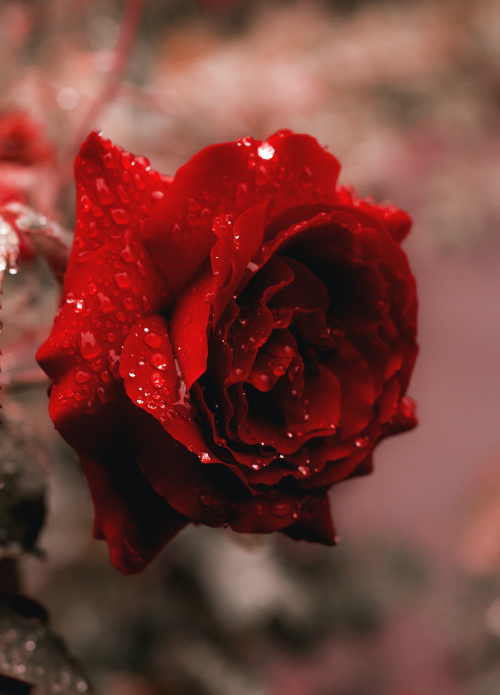
#> input picture photos/flower.jpg, 1000 x 1389 px (shown at 1/2 size)
$ python theresholding.py
#> lines starting #> are read from the running program, lines starting #| are printed output that depends on the picture; after the words box and inside, x2 and y2 are one past the last pixel; in counts of white or black regions, pixels touching at a corner belong together
import cv2 as cv


img = cv.imread('photos/flower.jpg')
#> img is the input picture: shape (1389, 1000, 3); mean B, G, R 56, 62.9, 117.9
# cv.imshow('flower', img)

def rescaleFrame(img, scale=0.25):
#> called with scale = 0.25
    width = int(img.shape[1]*scale)
#> width = 250
    height = int(img.shape[0]*scale)
#> height = 347

    dimensions = (width,height)
#> dimensions = (250, 347)
    return cv.resize(img,dimensions,interpolation=cv.INTER_AREA)
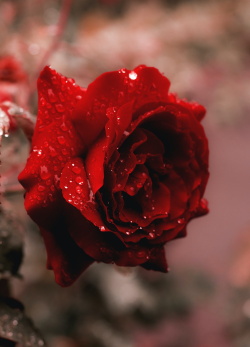
#> returned value: shape (347, 250, 3); mean of channels 0, 1, 2 56, 62.9, 117.9; drawn as B, G, R

img = rescaleFrame(img,0.25)
cv.imshow('small img',img)


gray = cv.cvtColor(img, cv.COLOR_BGR2GRAY)
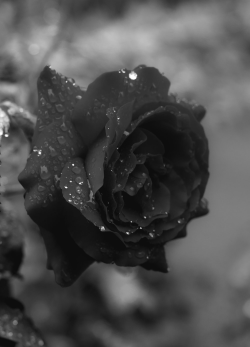
#> gray: shape (347, 250); min 12, max 254, mean 78.5
cv.imshow('Gray', gray)

threshold, thresh = cv.threshold(gray, 150, 255, cv.THRESH_BINARY)
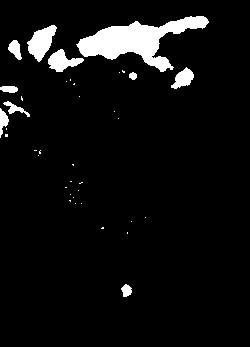
#> thresh: shape (347, 250); 5.9% white; 38 white regions (28 under 20 px), largest, box (x1, y1, x2, y2) and area: (76, 16, 209, 72) 3022, (27, 25, 57, 62) 605, (48, 49, 84, 72) 427
cv.imshow('sim threhs',thresh)

threshold, thresh_inv = cv.threshold(gray, 150, 255, cv.THRESH_BINARY_INV)
cv.imshow('sim threhs',thresh_inv)

adaptive_thresh = cv.adaptiveThreshold(gray, 255, cv.ADAPTIVE_THRESH_MEAN_C, cv.THRESH_BINARY,11,9)
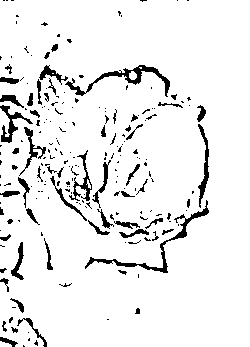
#> adaptive_thresh: shape (347, 250); 92.6% white; 213 black regions (153 under 20 px), largest, box (x1, y1, x2, y2) and area: (85, 200, 209, 273) 679, (65, 65, 170, 97) 648, (0, 105, 33, 143) 334
cv.imshow('adaptive_thresh',adaptive_thresh)


cv.waitKey(0)
